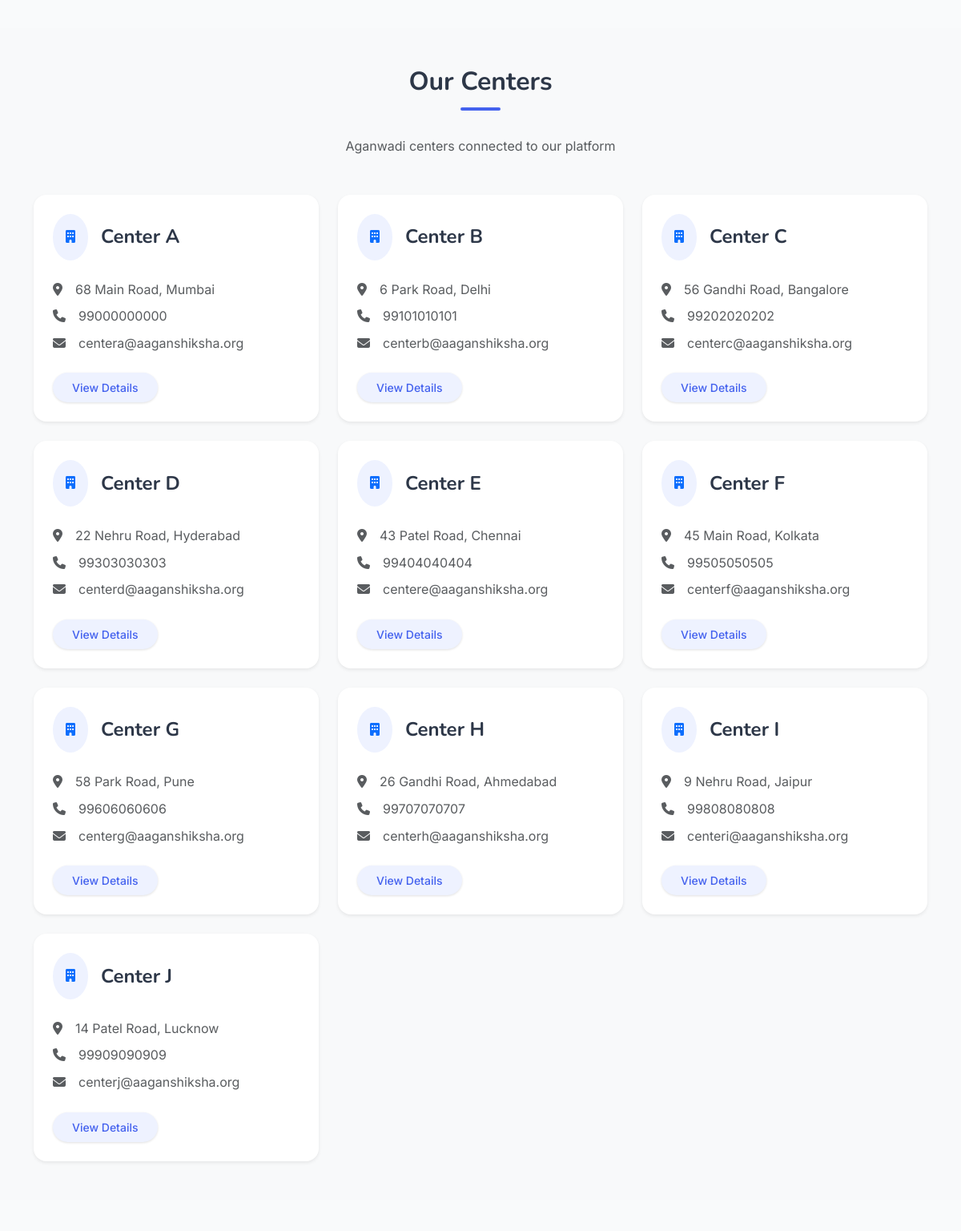
Before: /about (middle part) with the older database file.
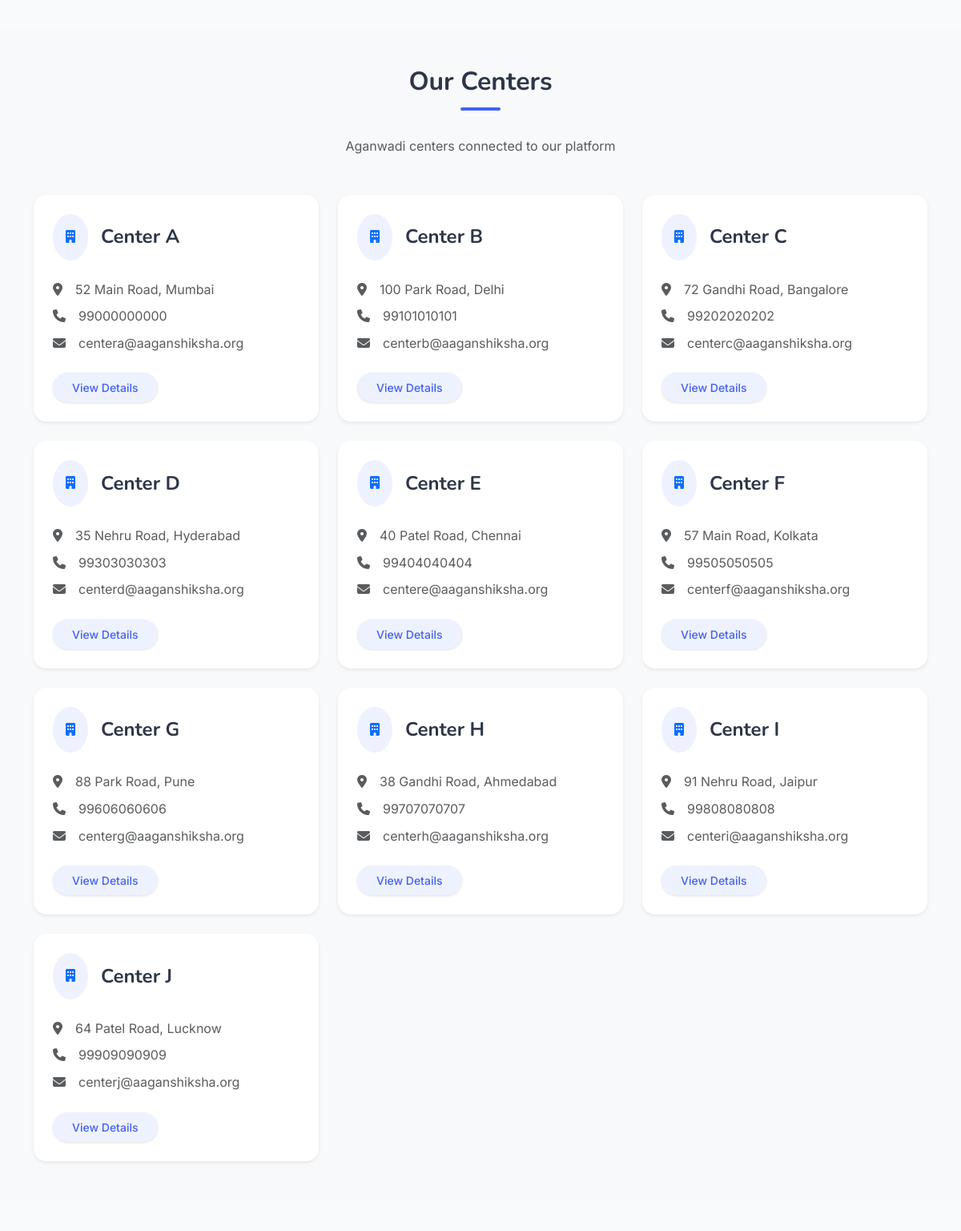
After: the same page with the newer database file.
### models.py (models this page shows)
class Center(db.Model):
    id = db.Column(db.Integer, primary_key=True)
    name = db.Column(db.String(100), nullable=False)
    address = db.Column(db.String(200), nullable=False)
    contact_number = db.Column(db.String(15))
    email = db.Column(db.String(120))
    created_at = db.Column(db.DateTime, default=datetime.utcnow)
    students = db.relationship('Student', backref='center', lazy=True)
    inventory_items = db.relationship('Inventory', backref='center', lazy=True)

### routes/home.py (the view)
@home_bp.route('/about')
def about():
    centers = Center.query.all()
    return render_template('home/about.html', centers=centers, current_year=datetime.now().year)

### app.py (called while the page is built)
@app.context_processor
def inject_csrf_token():
    return dict(csrf_token=generate_csrf)

### templates/home/about.html (shortened to what this page needs)
{% extends 'base.html' %} {% block title %}Aaganshiksha - About Us{% endblock %}
{% block content %}
<section class="py-5">
</section>
<section class="py-5 bg-light">
  <div class="container">
    <div class="text-center mb-5">
      <h2 class="section-title">Our Centers</h2>
      <p class="text-muted">Aganwadi centers connected to our platform</p>
    </div>
    <div class="row g-4">
      {% if centers %} {% for center in centers %}
      <div
        class="col-lg-4 col-md-6 animate__animated animate__fadeInUp"
        style="animation-delay: {{ loop.index * 0.1 }}s;"
      >
        <div class="card h-100 border-0 shadow-sm rounded-4 hover-lift">
          <div class="card-body p-4">
            <div class="d-flex align-items-center mb-4">
              <div class="p-3 rounded-circle bg-soft-primary me-3">
                <i class="fas fa-building text-primary"></i>
              </div>
              <h4 class="fw-bold mb-0">{{ center.name }}</h4>
            </div>
            <div class="mb-4">
              <div class="d-flex align-items-start mb-2">
                <i class="fas fa-map-marker-alt text-muted mt-1 me-3"></i>
                <p class="text-muted mb-0">{{ center.address }}</p>
              </div>
              {% if center.contact_number %}
              <div class="d-flex align-items-start mb-2">
                <i class="fas fa-phone text-muted mt-1 me-3"></i>
                <p class="text-muted mb-0">{{ center.contact_number }}</p>
              </div>
              {% endif %} {% if center.email %}
              <div class="d-flex align-items-start">
                <i class="fas fa-envelope text-muted mt-1 me-3"></i>
                <p class="text-muted mb-0">{{ center.email }}</p>
              </div>
              {% endif %}
            </div>
            <button class="btn btn-sm btn-soft-primary rounded-pill px-4">
              View Details
            </button>
          </div>
        </div>
      </div>
      {% endfor %} {% endif %}
    </div>
  </div>
</section>
<section class="py-5">
</section>
{% endblock %}

Changed rows visible on the page:
changed Center "Center A": address "68 Main Road, Mumbai" → "52 Main Road, Mumbai"
changed Center "Center B": address "6 Park Road, Delhi" → "100 Park Road, Delhi"
changed Center "Center C": address "56 Gandhi Road, Bangalore" → "72 Gandhi Road, Bangalore"
changed Center "Center D": address "22 Nehru Road, Hyderabad" → "35 Nehru Road, Hyderabad"
changed Center "Center E": address "43 Patel Road, Chennai" → "40 Patel Road, Chennai"
changed Center "Center F": address "45 Main Road, Kolkata" → "57 Main Road, Kolkata"
changed Center "Center G": address "58 Park Road, Pune" → "88 Park Road, Pune"
changed Center "Center H": address "26 Gandhi Road, Ahmedabad" → "38 Gandhi Road, Ahmedabad"
changed Center "Center I": address "9 Nehru Road, Jaipur" → "91 Nehru Road, Jaipur"
changed Center "Center J": address "14 Patel Road, Lucknow" → "64 Patel Road, Lucknow"
